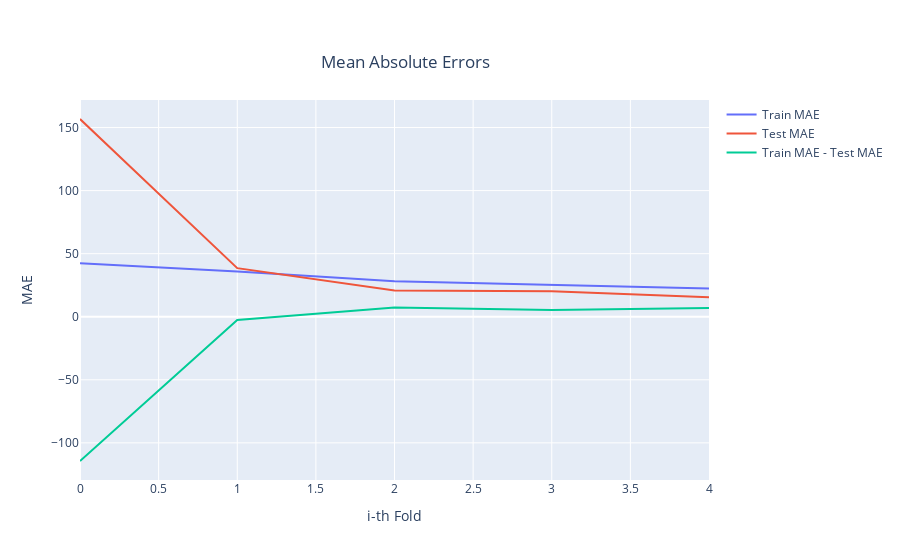
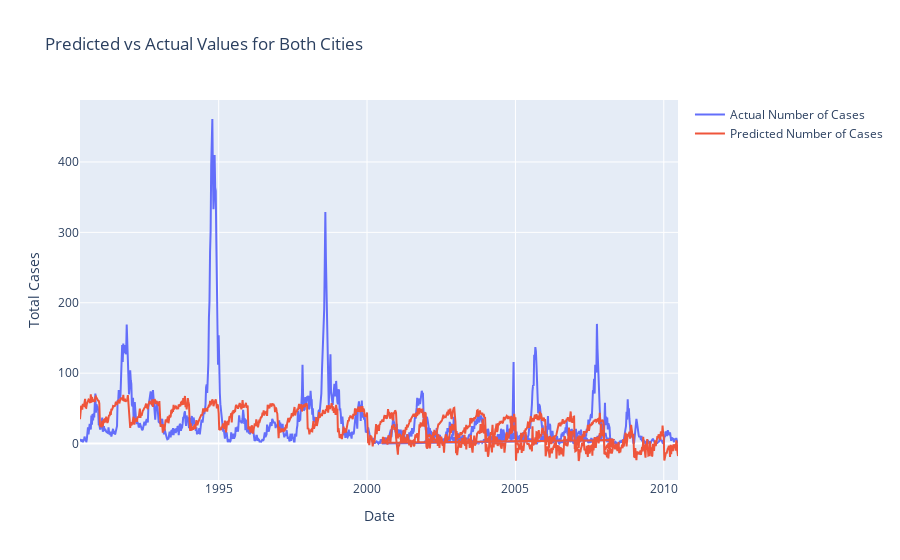

Write notebook code for charts like these, in order.
### Markdown cell above
So, we trained a linear regression model using CV with n=5 in order to reduce variance. Now, let's plot the train and test errors to get a rough estimate about our model's variance (overfitting).

### Code cell
fig = go.Figure()
train_trace = go.Scatter(y=train_errors, mode='lines', name='Train MAE')
test_trace = go.Scatter(y=test_errors, mode='lines', name='Test MAE')
diff_trace = go.Scatter(y=diff_errors, mode='lines', name='Train MAE - Test MAE')
fig.add_trace(train_trace)
fig.add_trace(test_trace)
fig.add_trace(diff_trace)
fig.update_layout(xaxis_title='i-th Fold', yaxis_title='MAE', title={
    'text':'Mean Absolute Errors',
    'y':0.9,
    'x':0.45,
    'xanchor':'center',
    'yanchor':'top'

})

fig.show()

def chart_actual_and_pred(df, df_to_pred, df_labels, model, mode, city_name):
    y_pred = model.predict(df_to_pred)
    trace_actual = go.Scatter(
        x=df['week_start_date'],
        y=df_labels['total_cases'],
        name='Actual Number of Cases',
        mode=mode
    )

    trace_pred = go.Scatter(
        x=df['week_start_date'],
        y=y_pred.ravel(),
        name='Predicted Number of Cases',
        mode=mode
    )

    pred_fig = go.Figure()
    pred_fig.add_trace(trace_actual)
    pred_fig.add_trace(trace_pred)
    pred_fig.update_layout(
        title='Predicted vs Actual Values for ' + city_name,
        xaxis_title='Date',
        yaxis_title='Total Cases',
    )

    pred_fig.show()

chart_actual_and_pred(df, df_no_y, df, reg, 'lines', 'Both Cities')

### Figure 1 — Plotly figure (JSON) as saved in the notebook; plotly's stock layout.template omitted (floating-point values rounded to 4 significant figures)
{"data": [{"mode": "lines", "name": "Train MAE", "type": "scatter", "y": [42.41, 35.97, 28.09, 25.56, 22.43]}, {"mode": "lines", "name": "Test MAE", "type": "scatter", "y": [156.8, 38.53, 20.79, 20.18, 15.45]}, {"mode": "lines", "name": "Train MAE - Test MAE", "type": "scatter", "y": [-114.4, -2.564, 7.301, 5.377, 6.984]}], "layout": {"title": {"text": "Mean Absolute Errors", "x": 0.45, "xanchor": "center", "y": 0.9, "yanchor": "top"}, "xaxis": {"title": {"text": "i-th Fold"}}, "yaxis": {"title": {"text": "MAE"}}}}

### Figure 2 — Plotly figure (JSON) as saved in the notebook; plotly's stock layout.template omitted (floating-point values rounded to 4 significant figures; data arrays with more than 128 entries replaced by an {"elided": "..."} marker saying what was removed)
{"data": [{"mode": "lines", "name": "Actual Number of Cases", "type": "scatter", "x": {"elided": "1456 str values"}, "y": {"elided": "1456 int values"}}, {"mode": "lines", "name": "Predicted Number of Cases", "type": "scatter", "x": {"elided": "1456 str values"}, "y": {"elided": "1456 float values"}}], "layout": {"title": {"text": "Predicted vs Actual Values for Both Cities"}, "xaxis": {"title": {"text": "Date"}}, "yaxis": {"title": {"text": "Total Cases"}}}}
